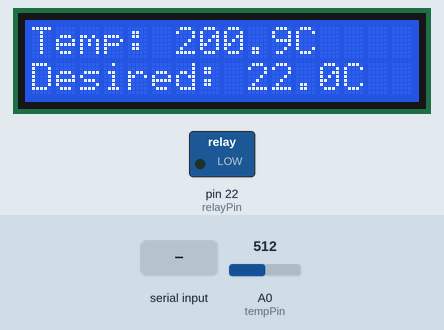
Recording of a sketch running on a simulated Arduino Mega 2560, built with avr-gcc and run on an emulated ATmega2560. Shown: 16×2 character LCD, switched loads named in the sketch (green lamp = pin HIGH). The test bench sets the inputs (shaded band); at power-on: A0 (tempPin) = 512. What the sketch prints to the serial monitor is not drawn.

Above: at 3.2 s.
3.3 s: A0 (tempPin) set to 154
At 5.2 s:
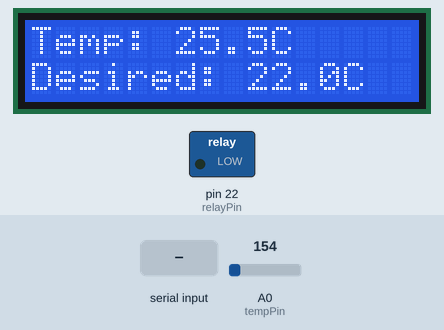
5.5 s: A0 (tempPin) set to 135
At 7.3 s:
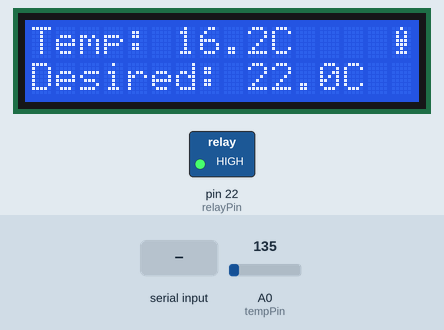
7.6 s: "SET_THRESHOLD:\n" received over Serial
At 8.6 s:
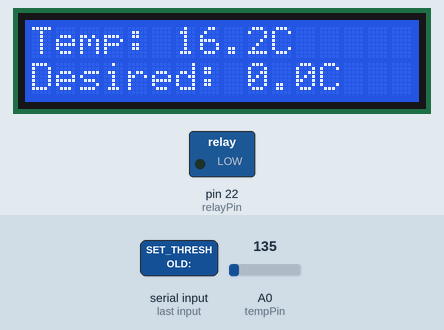
9.6 s: A0 (tempPin) set to 122
At 10.7 s:
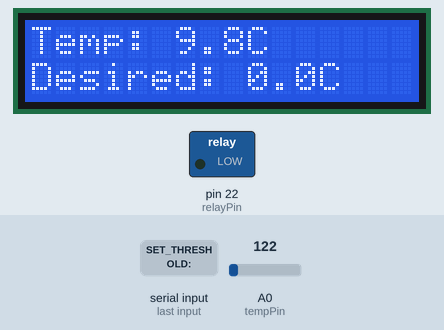
Timing chart, 0 to 12.6 s (numbered marks = the images above; inputs shaded):
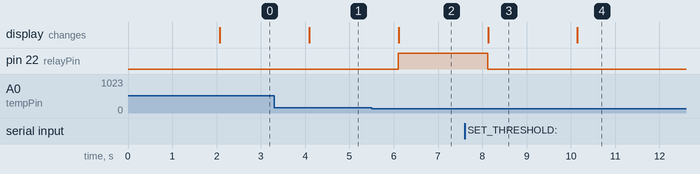

The sketch:

arduino_code.ino
```cpp
#include <LiquidCrystal.h>

// LCD Pins: RS, EN, D4, D5, D6, D7
LiquidCrystal lcd(7, 6, 5, 4, 3, 2);

// Define pins
const int tempPin = A0;
const int relayPin = 22;

// Variables
float temperature = 0.0;
float tempThreshold = 22.0; // Default temperature threshold
bool heatingOn = false;

float resolutionADC = 0.0049;
float resolutionSensor = 0.01;

byte flame[8] = {
  0b00100,
  0b01010,
  0b01010,
  0b01110,
  0b01110,
  0b00100,
  0b01110,
  0b00000
};


void setup() {
  lcd.begin(16, 2);

  pinMode(tempPin, INPUT);
  pinMode(relayPin, OUTPUT);
  digitalWrite(relayPin, LOW);
  Serial.begin(9600);

  lcd.print("Thermostat Init");
  lcd.createChar(0, flame);
  delay(2000);
}

void loop() {
  // Read sensors
  temperature = readTemperature(10, tempPin);

  // Control logic
  if (temperature < tempThreshold && !heatingOn) {
    digitalWrite(relayPin, HIGH);
    heatingOn = true;
  } else if (temperature >= tempThreshold && heatingOn) {
    digitalWrite(relayPin, LOW);
    heatingOn = false;
  }


  lcd.clear();
  // Display
  lcd.setCursor(0, 0);
  lcd.print("Temp: ");
  lcd.print(temperature, 1);
  lcd.print("C ");
  Serial.print("TEMP:");  //Serial1 pt comunicare cu ESP
  Serial.print(temperature, 1);
  Serial.print(",");

  if (heatingOn) {
    lcd.setCursor(15,0);
    lcd.write(byte(0));
    Serial.print("HEATING:ON,");
  }
  else {
    Serial.print("HEATING:OFF,");
  }

  lcd.setCursor(0, 1);
  lcd.print("Desired: ");
  lcd.print(tempThreshold, 1);
  lcd.print("C ");
  Serial.print("THRESH:");
  Serial.print(tempThreshold, 1);
  Serial.print("\n");

  delay(1000);
}

void serialEvent()
{
  if (Serial.available()) {
    String data = Serial.readStringUntil('\n');
    if (data.startsWith("SET_THRESHOLD:")) {
      tempThreshold = data.substring(14).toFloat();
    }
  }
}

float readTemperature(int count, int pin)
{
  float sumTemp = 0;
  for (int i = 0; i < count; i++) {
    int reading = analogRead(pin);
    float voltage = reading * resolutionADC;
    float tempCelsius = (voltage - 0.5) / resolutionSensor ;
    sumTemp = sumTemp + tempCelsius;
  }

  return sumTemp / (float)count;
}
```

Measured:
- the behaviour switches between 147 and 146 on A0 (tempPin) (found by bisection; images 1 and 2)
- after the input at 3.3 s, the display: changes after 0.79 s (image 1)
- after the input at 5.5 s, pin 22 (relayPin): LOW → HIGH after 0.60 s; the display: changes after 0.61 s (image 2)
- after the input at 7.6 s, pin 22 (relayPin): HIGH → LOW after 0.52 s; the display: changes after 0.53 s (image 3)
- after the input at 9.6 s, the display: changes after 0.55 s (image 4)
